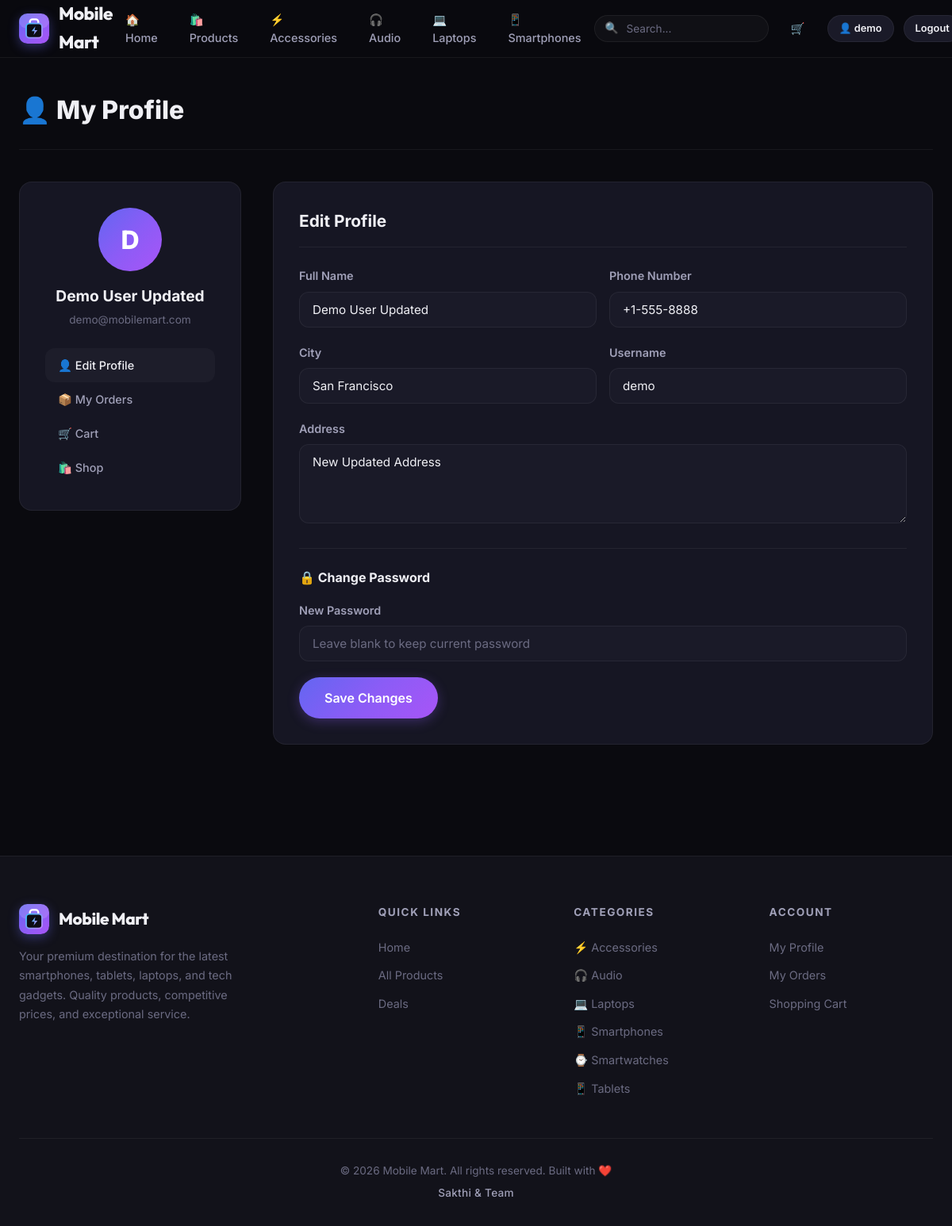
Screenshot of /profile (signed in) with the database file from the repository.
### models.py (models this page shows, shortened)
class Category(db.Model):
    __tablename__ = 'categories'
    id = db.Column(db.Integer, primary_key=True)
    name = db.Column(db.String(100), unique=True, nullable=False)
    slug = db.Column(db.String(100), unique=True, nullable=False)
    icon = db.Column(db.String(50), default='📱')
    description = db.Column(db.Text, default='')
    products = db.relationship('Product', backref='category', lazy=True)

class User(UserMixin, db.Model):
    __tablename__ = 'users'
    id = db.Column(db.Integer, primary_key=True)
    username = db.Column(db.String(80), unique=True, nullable=False)
    email = db.Column(db.String(120), unique=True, nullable=False)
    password_hash = db.Column(db.String(256), nullable=False)
    full_name = db.Column(db.String(150), default='')
    phone = db.Column(db.String(20), default='')
    address = db.Column(db.Text, default='')
    city = db.Column(db.String(100), default='')
    is_admin = db.Column(db.Boolean, default=False)
    created_at = db.Column(db.DateTime, default=lambda: datetime.now(timezone.utc))
    cart_items = db.relationship('CartItem', backref='user', lazy=True, cascade='all, delete-orphan')
    orders = db.relationship('Order', backref='user', lazy=True)
    reviews = db.relationship('Review', backref='user', lazy=True)
    @property
    def cart_count(self):
        return sum(item.quantity for item in self.cart_items)

### app.py (the view, shortened to what this page needs)
@app.route('/profile', methods=['GET', 'POST'])
@login_required
def profile():
    return render_template('profile.html')

### app.py (called while the page is built)
@login_manager.user_loader
def load_user(user_id):
    return db.session.get(User, int(user_id))

@app.context_processor
def inject_globals():
    categories = Category.query.order_by(Category.name).all()
    cart_count = 0
    if current_user.is_authenticated:
        cart_count = current_user.cart_count
    return dict(
        all_categories=categories,
        cart_count=cart_count,
        current_year=datetime.now().year
    )

### templates/profile.html (shortened to what this page needs)
{% extends "base.html" %}
{% block content %}
<div class="container">
    <div class="page-header">
        <h1>👤 My Profile</h1>
    </div>
    <div class="profile-layout">
        <div class="profile-sidebar">
            <div class="profile-avatar">{{ current_user.username[0]|upper }}</div>
            <div class="profile-name">{{ current_user.full_name or current_user.username }}</div>
            <div class="profile-email">{{ current_user.email }}</div>
            <ul class="profile-nav">
                <li><a href="{{ url_for('profile') }}" class="active">👤 Edit Profile</a></li>
                <li><a href="{{ url_for('orders') }}">📦 My Orders</a></li>
                <li><a href="{{ url_for('cart') }}">🛒 Cart</a></li>
                <li><a href="{{ url_for('products') }}">🛍️ Shop</a></li>
            </ul>
        </div>
        <div class="profile-content">
            <h2>Edit Profile</h2>
            <form method="POST" action="{{ url_for('profile') }}">
                <div class="form-row">
                    <div class="form-group">
                        <label for="full_name">Full Name</label>
                        <input type="text" id="full_name" name="full_name" class="form-control"
                               value="{{ current_user.full_name }}" placeholder="Your full name">
                    </div>
                    <div class="form-group">
                        <label for="phone">Phone Number</label>
                        <input type="tel" id="phone" name="phone" class="form-control"
                               value="{{ current_user.phone }}" placeholder="+1-555-0123">
                    </div>
                </div>
                <div class="form-row">
                    <div class="form-group">
                        <label for="city">City</label>
                        <input type="text" id="city" name="city" class="form-control"
                               value="{{ current_user.city }}" placeholder="Your city">
                    </div>
                    <div class="form-group">
                        <label>Username</label>
                        <input type="text" class="form-control" value="{{ current_user.username }}" disabled>
                    </div>
                </div>
                <div class="form-group">
                    <label for="address">Address</label>
                    <textarea id="address" name="address" class="form-control" rows="3"
                              placeholder="Your full address">{{ current_user.address }}</textarea>
                </div>
                <hr style="border: none; border-top: 1px solid var(--border-color); margin: 24px 0;">
                <h3 style="font-size: 1rem; font-weight: 700; margin-bottom: 16px;">🔒 Change Password</h3>
                <div class="form-group">
                    <label for="new_password">New Password</label>
                    <input type="password" id="new_password" name="new_password" class="form-control"
                           placeholder="Leave blank to keep current password">
                </div>
                <button type="submit" class="btn btn-primary btn-lg">Save Changes</button>
            </form>
        </div>
    </div>
</div>
{% endblock %}

### templates/base.html (shortened to what this page needs)
<!DOCTYPE html>
<html lang="en">
<head>
    <link rel="stylesheet" href="{{ url_for('static', filename='css/style.css') }}">
</head>
<body>
    <nav class="navbar" id="navbar">
        <div class="navbar-inner">
            <a href="{{ url_for('index') }}" class="navbar-brand">
                <span class="brand-logo-pod">
                </span>
                Mobile Mart
            </a>
            <ul class="navbar-nav" id="main-nav">
                <li><a href="{{ url_for('index') }}" class="{% if request.endpoint == 'index' %}active{% endif %}">🏠 Home</a></li>
                <li><a href="{{ url_for('products') }}" class="{% if request.endpoint == 'products' %}active{% endif %}">🛍️ Products</a></li>
                {% for cat in all_categories[:4] %}
                <li><a href="{{ url_for('products', category=cat.slug) }}">{{ cat.icon }} {{ cat.name }}</a></li>
                {% endfor %}
            </ul>
            <div class="navbar-actions">
                <form class="nav-search" action="{{ url_for('search') }}" method="GET">
                    <span class="search-icon">🔍</span>
                    <input type="text" name="q" placeholder="Search..." value="{{ request.args.get('q', '') }}" autocomplete="off">
                </form>
                <a href="{{ url_for('cart') }}" class="cart-btn" data-tooltip="Shopping Cart">
                    🛒
                </a>
                {% if current_user.is_authenticated %}
                    <a href="{{ url_for('profile') }}" class="btn btn-sm btn-secondary desktop-only-btn">👤 {{ current_user.username }}</a>
                    <a href="{{ url_for('logout') }}" class="btn btn-sm btn-secondary desktop-only-btn">Logout</a>
                {% else %}
                    <a href="{{ url_for('login') }}" class="btn btn-sm btn-secondary desktop-only-btn">Sign In</a>
                    <a href="{{ url_for('register') }}" class="btn btn-sm btn-primary desktop-only-btn">Sign Up</a>
                {% endif %}
            </div>
        </div>
    </nav>
    {% if error_code %}
    <div class="container">
        <div class="error-page">
            <div class="error-code">{{ error_code }}</div>
            <p>{{ error_message }}</p>
            <a href="{{ url_for('index') }}" class="btn btn-primary">← Back to Home</a>
        </div>
    </div>
    {% else %}
    <main>
        {% block content %}{% endblock %}
    </main>
    {% endif %}
    {% if not error_code %}
    <footer class="footer">
        <div class="container">
            <div class="footer-grid">
                <div class="footer-brand">
                    <a href="{{ url_for('index') }}" class="navbar-brand">
                        <span class="brand-logo-pod">
                        </span>
                        Mobile Mart
                    </a>
                    <p>Your premium destination for the latest smartphones, tablets, laptops, and tech gadgets. Quality products, competitive prices, and exceptional service.</p>
                </div>
                <div>
                    <h4>Quick Links</h4>
                    <ul class="footer-links">
                        <li><a href="{{ url_for('index') }}">Home</a></li>
                        <li><a href="{{ url_for('products') }}">All Products</a></li>
                        <li><a href="{{ url_for('products', sort='price_low') }}">Deals</a></li>
                    </ul>
                </div>
                <div>
                    <h4>Categories</h4>
                    <ul class="footer-links">
                        {% for cat in all_categories %}
                        <li><a href="{{ url_for('products', category=cat.slug) }}">{{ cat.icon }} {{ cat.name }}</a></li>
                        {% endfor %}
                    </ul>
                </div>
                <div>
                    <h4>Account</h4>
                    <ul class="footer-links">
                        {% if current_user.is_authenticated %}
                        <li><a href="{{ url_for('profile') }}">My Profile</a></li>
                        <li><a href="{{ url_for('orders') }}">My Orders</a></li>
                        <li><a href="{{ url_for('cart') }}">Shopping Cart</a></li>
                        {% else %}
                        <li><a href="{{ url_for('login') }}">Sign In</a></li>
                        <li><a href="{{ url_for('register') }}">Create Account</a></li>
                        {% endif %}
                    </ul>
                </div>
            </div>
            <div class="footer-bottom">
                <p>© {{ current_year }} Mobile Mart. All rights reserved. Built with ❤️</p>
                <p class="footer-owner">Sakthi &amp; Team</p>
            </div>
        </div>
    </footer>
    {% endif %}
</body>
</html>

### rows the page displays
Category: icon "⚡", name "Accessories"
Category: icon "🎧", name "Audio"
Category: icon "💻", name "Laptops"
Category: icon "📱", name "Smartphones"
User: username "demo", username "D", full_name "Demo User Updated", email "demo@mobilemart.com", phone "+1-555-8888", city "San Francisco", address "New Updated Address"
Category: icon "⌚", name "Smartwatches"
Category: icon "📱", name "Tablets"
